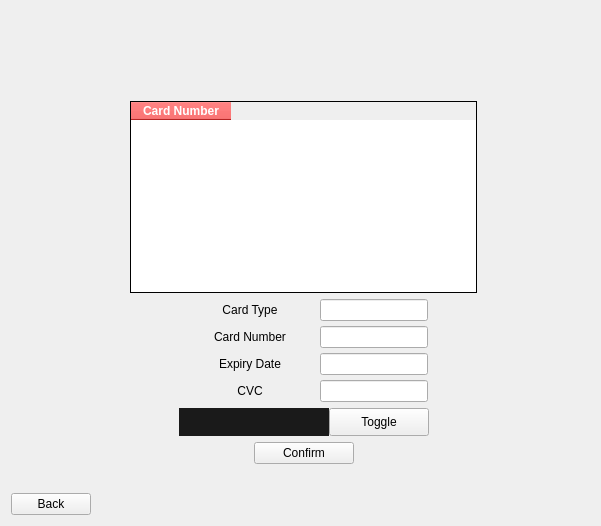
                 <widget class="QWidget" name="cardManagementPage">
                  <layout class="QGridLayout" name="gridLayout_14">
                   <item row="0" column="2">
                    <spacer name="verticalSpacer_32">
                     <property name="orientation">
                      <enum>Qt::Vertical</enum>
                     </property>
                     <property name="sizeHint" stdset="0">
                      <size>
                       <width>20</width>
                       <height>90</height>
                      </size>
                     </property>
                    </spacer>
                   </item>
                   <item row="1" column="0">
                    <spacer name="horizontalSpacer_123">
                     <property name="orientation">
                      <enum>Qt::Horizontal</enum>
                     </property>
                     <property name="sizeHint" stdset="0">
                      <size>
                       <width>113</width>
                       <height>20</height>
                      </size>
                     </property>
                    </spacer>
                   </item>
                   <item row="1" column="1" colspan="3">
                    <layout class="QVBoxLayout" name="verticalLayout_37">
                     <item>
                      <widget class="QTableWidget" name="CardsTable">
                       <property name="sizePolicy">
                        <sizepolicy hsizetype="Expanding" vsizetype="Minimum">
                         <horstretch>0</horstretch>
                         <verstretch>0</verstretch>
                        </sizepolicy>
                       </property>
                       <property name="minimumSize">
                        <size>
                         <width>100</width>
                         <height>0</height>
                        </size>
                       </property>
                       <property name="styleSheet">
                        <string notr="true">QTableWidget {
  border: 1px solid black;
  border-collapse: collapse;
  background-color: white;
   color:black;
  font-weight: bold;
}

QHeaderView::section {
  background-color: #ff3333;
  color: white;
  font-weight: bold;
}</string>
                       </property>
                       <attribute name="horizontalHeaderMinimumSectionSize">
                        <number>28</number>
                       </attribute>
                       <column>
                        <property name="text">
                         <string>Card Number</string>
                        </property>
                       </column>
                      </widget>
                     </item>
                     <item>
                      <layout class="QVBoxLayout" name="verticalLayout_39">
                       <property name="spacing">
                        <number>5</number>
                       </property>
                       <item>
                        <layout class="QHBoxLayout" name="horizontalLayout_84">
                         <property name="spacing">
                          <number>0</number>
                         </property>
                         <item>
                          <spacer name="horizontalSpacer_118">
                           <property name="orientation">
                            <enum>Qt::Horizontal</enum>
                           </property>
                           <property name="sizeHint" stdset="0">
                            <size>
                             <width>40</width>
                             <height>20</height>
                            </size>
                           </property>
                          </spacer>
                         </item>
                         <item>
                          <widget class="QLabel" name="cardManagement_Type_label">
                           <property name="minimumSize">
                            <size>
                             <width>140</width>
                             <height>0</height>
                            </size>
                           </property>
                           <property name="maximumSize">
                            <size>
                             <width>140</width>
                             <height>16777215</height>
                            </size>
                           </property>
                           <property name="styleSheet">
                            <string notr="true">QLabel#label_9
{
	background-color: #ff3333;
	color: #fff;
	font-size: 14px;
	font-weight: bold;

}</string>
                           </property>
                           <property name="text">
                            <string>Card Type</string>
                           </property>
                           <property name="alignment">
                            <set>Qt::AlignCenter</set>
                           </property>
                          </widget>
                         </item>
                         <item>
                          <widget class="QLineEdit" name="cardManagment_type_le">
                           <property name="maximumSize">
                            <size>
                             <width>140</width>
                             <height>16777215</height>
                            </size>
                           </property>
                          </widget>
                         </item>
                         <item>
                          <spacer name="horizontalSpacer_115">
                           <property name="orientation">
                            <enum>Qt::Horizontal</enum>
                           </property>
                           <property name="sizeHint" stdset="0">
                            <size>
                             <width>40</width>
                             <height>20</height>
                            </size>
                           </property>
                          </spacer>
                         </item>
                        </layout>
                       </item>
                       <item>
                        <layout class="QHBoxLayout" name="horizontalLayout_85">
                         <property name="spacing">
                          <number>0</number>
                         </property>
                         <item>
                          <spacer name="horizontalSpacer_119">
                           <property name="orientation">
                            <enum>Qt::Horizontal</enum>
                           </property>
                           <property name="sizeHint" stdset="0">
                            <size>
                             <width>40</width>
                             <height>20</height>
                            </size>
                           </property>
                          </spacer>
                         </item>
                         <item>
                          <widget class="QLabel" name="beneficiary_userID_label_2">
                           <property name="minimumSize">
                            <size>
                             <width>140</width>
                             <height>0</height>
                            </size>
                           </property>
                           <property name="maximumSize">
                            <size>
                             <width>140</width>
                             <height>16777215</height>
                            </size>
                           </property>
                           <property name="styleSheet">
                            <string notr="true">QLabel#label_11
{
	background-color: #ff3333;
	color: #fff;
	font-size: 14px;
	font-weight: bold;

}</string>
                           </property>
                           <property name="text">
                            <string>Card Number</string>
                           </property>
                           <property name="alignment">
                            <set>Qt::AlignCenter</set>
                           </property>
                          </widget>
                         </item>
                         <item>
                          <widget class="QLineEdit" name="cardManagment_number_le">
                           <property name="maximumSize">
                            <size>
                             <width>140</width>
                             <height>16777215</height>
                            </size>
                           </property>
                           <property name="text">
                            <string/>
                           </property>
                          </widget>
                         </item>
                         <item>
                          <spacer name="horizontalSpacer_116">
                           <property name="orientation">
                            <enum>Qt::Horizontal</enum>
                           </property>
                           <property name="sizeHint" stdset="0">
                            <size>
                             <width>40</width>
                             <height>20</height>
                            </size>
                           </property>
                          </spacer>
                         </item>
                        </layout>
                       </item>
                       <item>
                        <layout class="QHBoxLayout" name="horizontalLayout_52">
                         <property name="spacing">
                          <number>0</number>
                         </property>
                         <item>
                          <spacer name="horizontalSpacer_120">
                           <property name="orientation">
                            <enum>Qt::Horizontal</enum>
                           </property>
                           <property name="sizeHint" stdset="0">
                            <size>
                             <width>40</width>
                             <height>20</height>
                            </size>
                           </property>
                          </spacer>
                         </item>
                         <item>
                          <widget class="QLabel" name="label_63">
                           <property name="minimumSize">
                            <size>
                             <width>140</width>
                             <height>0</height>
                            </size>
                           </property>
                           <property name="maximumSize">
                            <size>
                             <width>140</width>
                             <height>16777215</height>
                            </size>
                           </property>
                           <property name="styleSheet">
                            <string notr="true">QLabel#label_11
{
	background-color: #ff3333;
	color: #fff;
	font-size: 14px;
	font-weight: bold;

}</string>
                           </property>
                           <property name="text">
                            <string>Expiry Date</string>
                           </property>
                           <property name="alignment">
                            <set>Qt::AlignCenter</set>
                           </property>
                          </widget>
                         </item>
                         <item>
                          <widget class="QLineEdit" name="cardManagment_expiry_le">
                           <property name="maximumSize">
                            <size>
                             <width>140</width>
                             <height>16777215</height>
                            </size>
                           </property>
                           <property name="text">
                            <string/>
                           </property>
                          </widget>
                         </item>
                         <item>
                          <spacer name="horizontalSpacer_117">
                           <property name="orientation">
                            <enum>Qt::Horizontal</enum>
                           </property>
                           <property name="sizeHint" stdset="0">
                            <size>
                             <width>40</width>
                             <height>20</height>
                            </size>
                           </property>
                          </spacer>
                         </item>
                        </layout>
                       </item>
                       <item>
                        <layout class="QHBoxLayout" name="horizontalLayout_29">
                         <property name="spacing">
                          <number>0</number>
                         </property>
                         <item>
                          <spacer name="horizontalSpacer_121">
                           <property name="orientation">
                            <enum>Qt::Horizontal</enum>
                           </property>
                           <property name="sizeHint" stdset="0">
                            <size>
                             <width>40</width>
                             <height>20</height>
                            </size>
                           </property>
                          </spacer>
                         </item>
                         <item>
                          <widget class="QLabel" name="label_62">
                           <property name="minimumSize">
                            <size>
                             <width>140</width>
                             <height>0</height>
                            </size>
                           </property>
                           <property name="maximumSize">
                            <size>
                             <width>140</width>
                             <height>16777215</height>
                            </size>
                           </property>
                           <property name="styleSheet">
                            <string notr="true">QLabel#label_11
{
	background-color: #ff3333;
	color: #fff;
	font-size: 14px;
	font-weight: bold;

}</string>
                           </property>
                           <property name="text">
                            <string>CVC</string>
                           </property>
                           <property name="alignment">
                            <set>Qt::AlignCenter</set>
                           </property>
                          </widget>
                         </item>
                         <item>
                          <widget class="QLineEdit" name="cardManagment_cvc_le">
                           <property name="maximumSize">
                            <size>
                             <width>140</width>
                             <height>16777215</height>
                            </size>
                           </property>
                           <property name="text">
                            <string/>
                           </property>
                          </widget>
                         </item>
                         <item>
                          <spacer name="horizontalSpacer_122">
                           <property name="orientation">
                            <enum>Qt::Horizontal</enum>
                           </property>
                           <property name="sizeHint" stdset="0">
                            <size>
                             <width>40</width>
                             <height>20</height>
                            </size>
                           </property>
                          </spacer>
                         </item>
                        </layout>
                       </item>
                      </layout>
                     </item>
                     <item>
                      <layout class="QHBoxLayout" name="horizontalLayout_30">
                       <property name="spacing">
                        <number>0</number>
                       </property>
                       <item>
                        <spacer name="horizontalSpacer_85">
                         <property name="orientation">
                          <enum>Qt::Horizontal</enum>
                         </property>
                         <property name="sizeHint" stdset="0">
                          <size>
                           <width>40</width>
                           <height>20</height>
                          </size>
                         </property>
                        </spacer>
                       </item>
                       <item>
                        <widget class="QLineEdit" name="cardManagement_toggle_le">
                         <property name="maximumSize">
                          <size>
                           <width>150</width>
                           <height>16777215</height>
                          </size>
                         </property>
                         <property name="styleSheet">
                          <string notr="true">QLineEdit
{
   background-color: #1a1a1a;	
    color: #fff;
	font-size: 14px;
	font-weight: bold;
	border: none;
	border-radius: 25px;
	padding: 5px;
}</string>
                         </property>
                        </widget>
                       </item>
                       <item>
                        <widget class="QPushButton" name="cardManagement_removeAddToggle_btn">
                         <property name="minimumSize">
                          <size>
                           <width>100</width>
                           <height>0</height>
                          </size>
                         </property>
                         <property name="maximumSize">
                          <size>
                           <width>16777215</width>
                           <height>30</height>
                          </size>
                         </property>
                         <property name="styleSheet">
                          <string notr="true">/*-----QPushButton-----*/
QPushButton#sendmoney_fr_btn
{
	background-color: #ff3333;
	color: #fff;
	border-radius: 5px;
	font-size: 15px;
	font-weight: bold;
	border: none;
	padding: 5px;
}
</string>
                         </property>
                         <property name="text">
                          <string>Toggle</string>
                         </property>
                         <property name="checkable">
                          <bool>true</bool>
                         </property>
                        </widget>
                       </item>
                       <item>
                        <spacer name="horizontalSpacer_86">
                         <property name="orientation">
                          <enum>Qt::Horizontal</enum>
                         </property>
                         <property name="sizeHint" stdset="0">
                          <size>
                           <width>40</width>
                           <height>20</height>
                          </size>
                         </property>
                        </spacer>
                       </item>
                      </layout>
                     </item>
                     <item>
                      <layout class="QHBoxLayout" name="horizontalLayout_34">
                       <item>
                        <spacer name="horizontalSpacer_87">
                         <property name="orientation">
                          <enum>Qt::Horizontal</enum>
                         </property>
                         <property name="sizeHint" stdset="0">
                          <size>
                           <width>40</width>
                           <height>20</height>
                          </size>
                         </property>
                        </spacer>
                       </item>
                       <item>
                        <widget class="QPushButton" name="cardManagement_confirm_btn">
                         <property name="minimumSize">
                          <size>
                           <width>100</width>
                           <height>0</height>
                          </size>
                         </property>
                         <property name="maximumSize">
                          <size>
                           <width>16777215</width>
                           <height>30</height>
                          </size>
                         </property>
                         <property name="styleSheet">
                          <string notr="true">/*-----QPushButton-----*/
QPushButton#sendmoney_fr_btn
{
	background-color: #ff3333;
	color: #fff;
	border-radius: 5px;
	font-size: 15px;
	font-weight: bold;
	border: none;
	padding: 5px;
}
</string>
                         </property>
                         <property name="text">
                          <string>Confirm</string>
                         </property>
                         <property name="checkable">
                          <bool>true</bool>
                         </property>
                        </widget>
                       </item>
                       <item>
                        <spacer name="horizontalSpacer_114">
                         <property name="orientation">
                          <enum>Qt::Horizontal</enum>
                         </property>
                         <property name="sizeHint" stdset="0">
                          <size>
                           <width>40</width>
                           <height>20</height>
                          </size>
                         </property>
                        </spacer>
                       </item>
                      </layout>
                     </item>
                    </layout>
                   </item>
                   <item row="1" column="4">
                    <spacer name="horizontalSpacer_124">
                     <property name="orientation">
                      <enum>Qt::Horizontal</enum>
                     </property>
                     <property name="sizeHint" stdset="0">
                      <size>
                       <width>113</width>
                       <height>20</height>
                      </size>
                     </property>
                    </spacer>
                   </item>
                   <item row="2" column="3">
                    <spacer name="verticalSpacer_31">
                     <property name="orientation">
                      <enum>Qt::Vertical</enum>
                     </property>
                     <property name="sizeHint" stdset="0">
                      <size>
                       <width>20</width>
                       <height>23</height>
                      </size>
                     </property>
                    </spacer>
                   </item>
                   <item row="3" column="0">
                    <widget class="QPushButton" name="cardManagement_back_btn">
                     <property name="maximumSize">
                      <size>
                       <width>80</width>
                       <height>35</height>
                      </size>
                     </property>
                     <property name="styleSheet">
                      <string notr="true">/*-----QPushButton-----*/
QPushButton#sendmoney_fr_btn
{
	background-color: #ff3333;
	color: #fff;
	border-radius: 5px;
	font-size: 15px;
	font-weight: bold;
	border: none;
	padding: 5px;
}
</string>
                     </property>
                     <property name="text">
                      <string>Back</string>
                     </property>
                     <property name="checkable">
                      <bool>true</bool>
                     </property>
                    </widget>
                   </item>
                   <item row="3" column="1">
                    <spacer name="horizontalSpacer_128">
                     <property name="orientation">
                      <enum>Qt::Horizontal</enum>
                     </property>
                     <property name="sizeHint" stdset="0">
                      <size>
                       <width>295</width>
                       <height>20</height>
                      </size>
                     </property>
                    </spacer>
                   </item>
                  </layout>
                 </widget>
